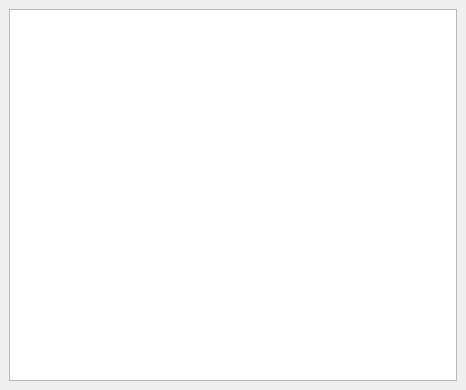
<?xml version="1.0" encoding="UTF-8"?>
<ui version="4.0">
 <class>MainWindow</class>
 <widget class="QMainWindow" name="MainWindow">
  <property name="geometry">
   <rect>
    <x>0</x>
    <y>0</y>
    <width>466</width>
    <height>390</height>
   </rect>
  </property>
  <property name="windowTitle">
   <string>Bash History</string>
  </property>
  <property name="windowIcon">
   <iconset>
    <normaloff>../../../../../../usr/share/icons/gnome/32x32/apps/terminal.png</normaloff>../../../../../../usr/share/icons/gnome/32x32/apps/terminal.png</iconset>
  </property>
  <widget class="QWidget" name="centralwidget">
   <layout class="QGridLayout" name="gridLayout">
    <item row="0" column="0">
     <widget class="QListView" name="listView"/>
    </item>
   </layout>
  </widget>
  <widget class="QMenuBar" name="menubar">
   <property name="geometry">
    <rect>
     <x>0</x>
     <y>0</y>
     <width>466</width>
     <height>22</height>
    </rect>
   </property>
  </widget>
 </widget>
 <resources/>
 <connections/>
</ui>
